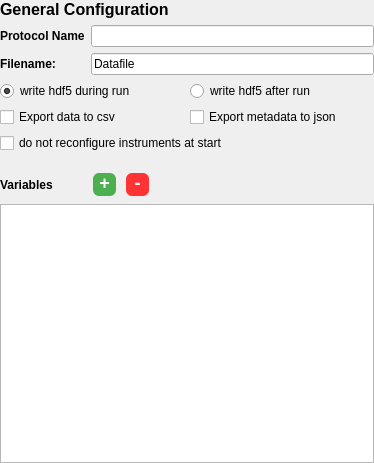
<?xml version="1.0" encoding="UTF-8"?>
<ui version="4.0">
 <class>Protocol_Settings</class>
 <widget class="QWidget" name="Protocol_Settings">
  <property name="geometry">
   <rect>
    <x>0</x>
    <y>0</y>
    <width>374</width>
    <height>463</height>
   </rect>
  </property>
  <property name="windowTitle">
   <string>Form</string>
  </property>
  <layout class="QGridLayout" name="gridLayout">
   <property name="leftMargin">
    <number>0</number>
   </property>
   <property name="topMargin">
    <number>0</number>
   </property>
   <property name="rightMargin">
    <number>0</number>
   </property>
   <property name="bottomMargin">
    <number>0</number>
   </property>
   <item row="5" column="0">
    <widget class="QWidget" name="widget_3" native="true"/>
   </item>
   <item row="7" column="0">
    <widget class="QWidget" name="widget_4" native="true"/>
   </item>
   <item row="4" column="0" colspan="6">
    <widget class="QWidget" name="widget_2" native="true">
     <layout class="QGridLayout" name="gridLayout_2">
      <property name="leftMargin">
       <number>0</number>
      </property>
      <property name="topMargin">
       <number>0</number>
      </property>
      <property name="rightMargin">
       <number>0</number>
      </property>
      <property name="bottomMargin">
       <number>0</number>
      </property>
      <item row="1" column="0">
       <widget class="QCheckBox" name="checkBox_csv_exp">
        <property name="text">
         <string>Export data to csv</string>
        </property>
       </widget>
      </item>
      <item row="2" column="0" colspan="2">
       <widget class="QCheckBox" name="checkBox_no_config">
        <property name="text">
         <string>do not reconfigure instruments at start</string>
        </property>
       </widget>
      </item>
      <item row="1" column="1">
       <widget class="QCheckBox" name="checkBox_json_exp">
        <property name="text">
         <string>Export metadata to json</string>
        </property>
       </widget>
      </item>
      <item row="0" column="1">
       <widget class="QRadioButton" name="radioButton_h5_after">
        <property name="text">
         <string>write hdf5 after run</string>
        </property>
       </widget>
      </item>
      <item row="0" column="0">
       <widget class="QRadioButton" name="radioButton_h5_during">
        <property name="text">
         <string>write hdf5 during run</string>
        </property>
        <property name="checked">
         <bool>true</bool>
        </property>
       </widget>
      </item>
     </layout>
    </widget>
   </item>
   <item row="8" column="1">
    <widget class="QPushButton" name="pushButton_add_variable">
     <property name="maximumSize">
      <size>
       <width>27</width>
       <height>27</height>
      </size>
     </property>
     <property name="styleSheet">
      <string notr="true">QPushButton {
                                background-color:  #4CAF50; 
                                color: white; 
                                border: none; 
                                padding: 0px; 
                                padding-bottom: 5px;
                                text-align: center; 
                                text-decoration: none; 
                                font-size: 18px; 
                                margin: 2px 2px; 
                                border-radius: 6px;
								font-weight: bold;
                            }

            QPushButton:hover {
                background-color: #45a049;
            }</string>
     </property>
     <property name="text">
      <string>+</string>
     </property>
    </widget>
   </item>
   <item row="9" column="0" colspan="6">
    <widget class="VariableTable" name="variable_table">
     <attribute name="verticalHeaderVisible">
      <bool>false</bool>
     </attribute>
    </widget>
   </item>
   <item row="8" column="0">
    <widget class="QLabel" name="label_2">
     <property name="font">
      <font>
       <pointsize>9</pointsize>
       <weight>75</weight>
       <bold>true</bold>
      </font>
     </property>
     <property name="text">
      <string>Variables</string>
     </property>
    </widget>
   </item>
   <item row="1" column="1" colspan="5">
    <widget class="QLineEdit" name="lineEdit_protocol_name"/>
   </item>
   <item row="2" column="0">
    <widget class="QLabel" name="label">
     <property name="maximumSize">
      <size>
       <width>60</width>
       <height>16777215</height>
      </size>
     </property>
     <property name="font">
      <font>
       <weight>75</weight>
       <bold>true</bold>
      </font>
     </property>
     <property name="text">
      <string>Filename:</string>
     </property>
    </widget>
   </item>
   <item row="0" column="0" colspan="4">
    <widget class="QLabel" name="label_title">
     <property name="font">
      <font>
       <pointsize>12</pointsize>
       <weight>75</weight>
       <bold>true</bold>
      </font>
     </property>
     <property name="text">
      <string>General Configuration</string>
     </property>
    </widget>
   </item>
   <item row="2" column="1" colspan="5">
    <widget class="QLineEdit" name="lineEdit_filename">
     <property name="text">
      <string>Datafile</string>
     </property>
     <property name="placeholderText">
      <string>Filename</string>
     </property>
    </widget>
   </item>
   <item row="1" column="0">
    <widget class="QLabel" name="label_4">
     <property name="maximumSize">
      <size>
       <width>85</width>
       <height>16777215</height>
      </size>
     </property>
     <property name="font">
      <font>
       <weight>75</weight>
       <bold>true</bold>
      </font>
     </property>
     <property name="text">
      <string>Protocol Name:</string>
     </property>
    </widget>
   </item>
   <item row="8" column="2">
    <widget class="QPushButton" name="pushButton_remove_variable">
     <property name="maximumSize">
      <size>
       <width>27</width>
       <height>27</height>
      </size>
     </property>
     <property name="styleSheet">
      <string notr="true">QPushButton {
                                background-color:  #FF3333; 
                                color: white; 
                                border: none; 
                                padding: 0px; 
                                padding-bottom: 5px;
                                text-align: center; 
                                text-decoration: none; 
                                font-size: 18px; 
                                margin: 2px 2px; 
                                border-radius: 6px;
								font-weight: bold;
                            }

            QPushButton:hover {
                background-color: #B22222;
            }
QPushButton:disabled {
        background-color: #808080;
    }</string>
     </property>
     <property name="text">
      <string>-</string>
     </property>
    </widget>
   </item>
  </layout>
 </widget>
 <customwidgets>
  <customwidget>
   <class>VariableTable</class>
   <extends>QTableView</extends>
   <header>nomad_camels.ui_widgets.variable_table</header>
  </customwidget>
 </customwidgets>
 <resources/>
 <connections/>
</ui>
